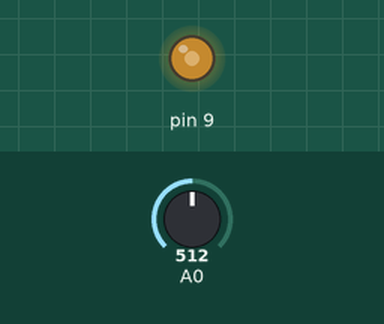
A sketch run on a simulated Arduino Uno, built with avr-gcc and run on an emulated ATmega328P. Shown: output pins drawn as LEDs (lit = HIGH). The test bench sets the inputs (shaded band); at power-on: A0 = 512.

Above: at 1.2 s.
1.3 s: A0 set to 716
At 2.5 s:
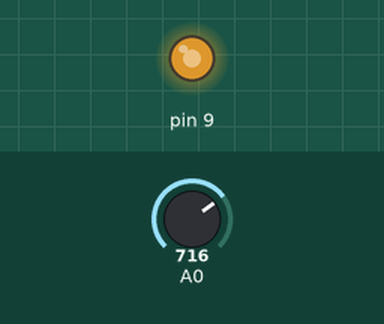
2.8 s: A0 set to 900
At 3.7 s:
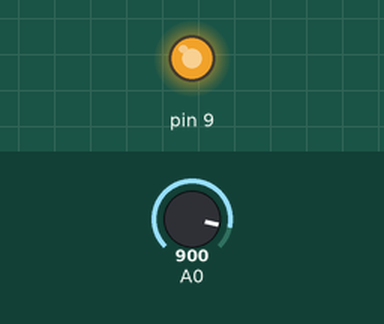
4.3 s: A0 set to 122
At 4.8 s:
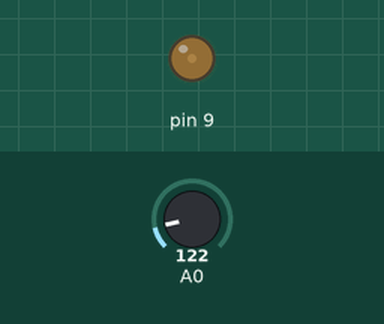
5.8 s: A0 set to 0
At 7.0 s:
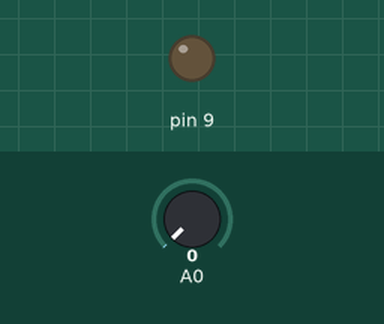
7.3 s: A0 set to 511
At 8.3 s:
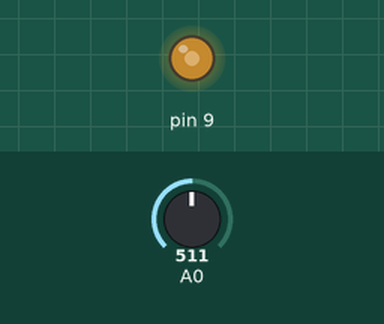
Timing chart, 0 to 9.8 s (numbered marks = the images above; inputs shaded):
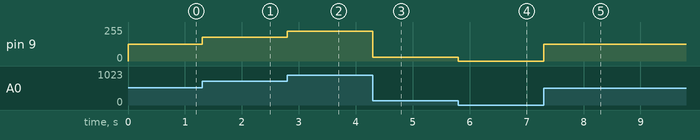

The sketch:

analog_write_PWM.ino
```cpp
void setup() {
  pinMode(9,OUTPUT);
  pinMode(A0, INPUT);


}

int speed_val = 0;

void loop(){

speed_val = map(analogRead(A0),0,1023,0,255);
analogWrite(9,speed_val);
}
```

Measured:
- after the input at 1.3 s, pin 9: 127/255 → 178/255 at once
- after the input at 2.8 s, pin 9: 178/255 → 224/255 at once
- after the input at 4.3 s, pin 9: 224/255 → 30/255 at once
- after the input at 5.8 s, pin 9: 30/255 → 0/255 at once
- after the input at 7.3 s, pin 9: 0/255 → 127/255 at once
